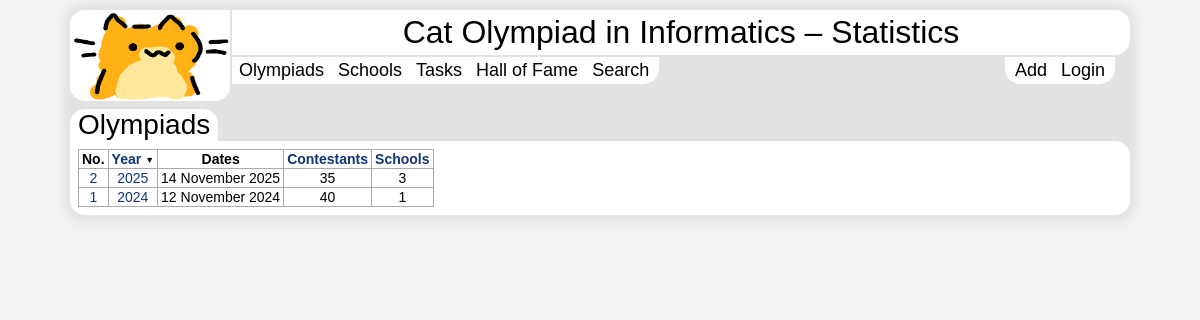
The page /olympiads/ on the database its author committed.
### tables this page shows
CREATE TABLE "olympiads" (
	`year`	INTEGER UNIQUE,
	`date`	TEXT,
	`archive`	TEXT,
	PRIMARY KEY(`year`)
);

### main.py (the view, shortened to what this page needs)
@app.route('/olympiads/<year>')
@app.route('/olympiads/')
def olympiads(year=None):
    sort_by = request.args.get('sort',"year_desc").split("_")
    sort_by[1] = sort_by[1].upper()
    if sort_by[0] == 'year':
        sort_by[0] = 'olympiads.year'
    elif sort_by[0] == 'contestants':
        sort_by[0] = 'COUNT(scores.id)'
    elif sort_by[0] == 'schools':
        sort_by[0] = 'COUNT(DISTINCT scores.school_code)'
    sorttriangle = "▲"
    if sort_by[1] != "ASC":
        sorttriangle = "▼"
    if year == None:
        conn = sqlite3.connect(db)
        olympiad_list = list(conn.execute("""SELECT olympiads.year, olympiads.date, COUNT(scores.id), COUNT(DISTINCT scores.school_code) FROM olympiads
LEFT JOIN scores ON olympiads.year = scores.year
GROUP BY olympiads.year
ORDER BY {} {}""".format(sort_by[0],sort_by[1])))
        print(request.args.get('sort',"year_desc").split("_")[0], sorttriangle)
        conn.close()
        return render_template('olympiads.html', olympiad_list=olympiad_list, sort_by=request.args.get('sort',"year_desc").split("_")[0], sorttriangle=sorttriangle)

### templates/olympiads.html (shortened to what this page needs)
<!DOCTYPE html>
<html><head>
<link rel="stylesheet" href="{{url_for('static', filename='design.css')}}">
</head>
<body>
<div class="mainpage"><a class="nounder" href="https://ioinformatics.org/"><img class="mainimage" alt="CatOI" width="159" height="90" src="{{url_for('static', filename='logo.png')}}"></a><a class="nounder" href="/"><div class="mainheader">Cat Olympiad in Informatics – Statistics</div></a><div><div class="mainmenu"><a href="olympiads/">Olympiads</a><a href="countries/">Schools</a><a href="tasks/">Tasks</a><a href="halloffame/">Hall of Fame</a><a href="search">Search</a></div><div class="secmenu"><a href="login">Login</a><a href="people/add">Add</a></div></div>
	<div class="basicname">Olympiads</div><div class="maincontent nocorner">
<table border="1">
<tbody>
<tr>
	<th>No.</th>
	<th><a href="olympiads/{%if ('year' == sort_by and sorttriangle == '▼')%}?sort=year_asc{%endif%}">Year</a>{% if 'year' == sort_by %}<div class="sorttriangle">{{sorttriangle}}</div>{%endif%}</th>
	<th>Dates</th>
	<th><a href="olympiads/?sort=contestants_{%if 'contestants' == sort_by and sorttriangle == '▼'%}asc{%else%}desc{%endif%}">Contestants</a>{% if 'contestants' == sort_by %}<div class="sorttriangle">{{sorttriangle}}</div>{%endif%}</th>
	<th><a href="olympiads/?sort=schools_{%if 'schools' == sort_by and sorttriangle == '▼'%}asc{%else%}desc{%endif%}">Schools</a>{% if 'schools' == sort_by %}<div class="sorttriangle">{{sorttriangle}}</div>{%endif%}</th>
</tr>
{%for olympiad in olympiad_list%}
<tr><td><a href="olympiads/{{olympiad[0]}}">{{olympiad[0]-2023}}</a></td><td><a href="olympiads/{{olympiad[0]}}">{{olympiad[0]}}</a></td><td>{{olympiad[1]}}</td><td>{{olympiad[2]}}</td><td>{{olympiad[3]}}</td></tr>
{%endfor%}
</table>
</div>
</div>
</body></html>

### static/design.css (style rules this page uses)
body { margin: 0px; padding: 0px; border: 0px; min-width: 1080px; background-color: #F2F2F2; }
img { border: none; vertical-align: middle; }
.mainpage { width: 1060px; margin-left: auto; margin-right: auto; margin-top: 10px; margin-bottom: 10px; background-color: #E2E2E2; box-shadow: 0px 0px 10px 7px #E2E2E2; border-radius: 15px; }
.mainimage { margin-right: 2px; margin-bottom: 8px; border-bottom-right-radius: 15px; border-bottom-left-radius: 15px; border-top-left-radius: 15px; padding-bottom: 1px; padding-right: 1px; float: left; background-color: white; }
.mainheader { font-size: xx-large; text-align: center; margin-bottom: 2px; margin-left: 162px; border-bottom-right-radius: 15px; border-top-right-radius: 15px; font-family: 'Electrolize', sans-serif; padding-top: 4px; padding-bottom: 4px; background-color: white; }
.mainmenu a, .secmenu a, .countrymenu a { font-family: 'Electrolize', sans-serif; font-size: large; padding-left: 7px; padding-right: 7px; vertical-align: middle; padding-top: 3px; padding-bottom: 3px; display: inline-block; }
.mainmenu a { float: left; }
.secmenu a { float: right; }
.secmenu a:first-child { border-bottom-right-radius: 15px; margin-right: 15px; padding-right: 10px; }
.mainmenu a:last-child, .countrymenu a:first-child { border-bottom-right-radius: 15px; padding-left: 7px; padding-right: 10px; }
.olympdata .countrymenu a:last-child, .secmenu a:last-child { border-bottom-left-radius: 15px; padding-left: 10px; }
.mainmenu a:link, .mainmenu a:visited, .secmenu a:link, .secmenu a:visited, .participantmenu a:link, .participantmenu a:visited, .countrymenu a:link, .countrymenu a:visited, .countryname a:link, .countryname a:visited, a:link .mainheader, a:visited .mainheader { color: black; background-color: white; }
.maincontent { background-color: white; border-radius: 15px; padding: 8px; clear: both; font-family: 'Tahoma', 'Geneva', sans-serif; font-size: 14px; margin-bottom: 8px; }
.mainpage .delcontent:last-child, .maincontent p:last-child, .maincontent div:last-child { margin-bottom: 0px; }
a { text-decoration: none; }
a:link, a:visited { color: #0F3678; }
.basicname { font-size: 28px; clear: both; background-color: white; float: left; padding-left: 8px; padding-right: 8px; border-top-right-radius: 15px; border-top-left-radius: 15px; font-family: 'Tahoma', 'Geneva', sans-serif; }
.nocorner { border-top-left-radius: 0px; }
table, table tr, table th, table td { border-style: solid; border-width: 1px; border-collapse: collapse; border-color: #AAAAAA; text-align: center; padding-left: 3px; padding-right: 3px; }
table { border-radius: 15px; background-color: white; }
.sorttriangle { display: inline; margin-left: 4px; font-size: 9px; vertical-align: middle; }

### rows shown on the page
olympiads: olympiad "2", year "2025", date "14 November 2025", olympiad "35", olympiad "3"
olympiads: olympiad "1", year "2024", date "12 November 2024", olympiad "40"

### other values the page prints
{{ sorttriangle }} "▼"
